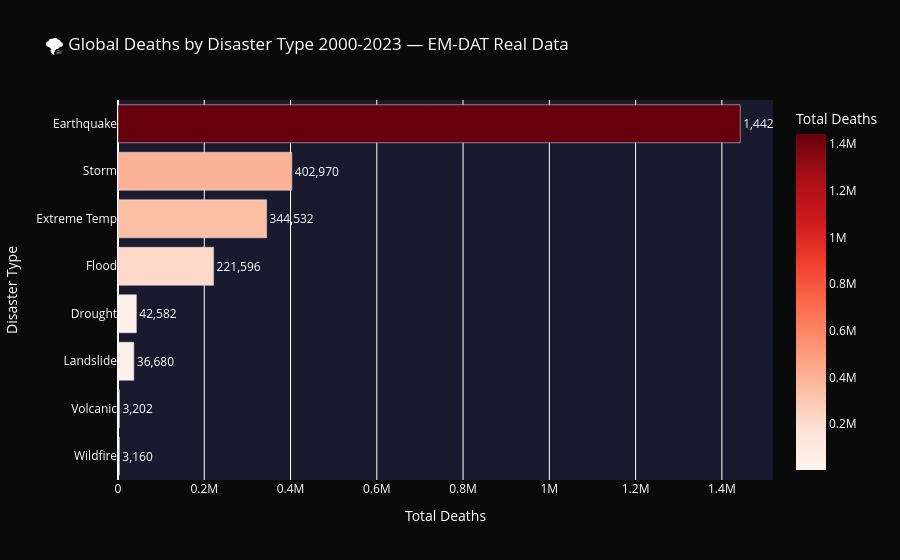

Notebook cell for this chart:
### Code cell
# EM-DAT — Global deaths by disaster type (2000-2023)
df_emdat_recent = df_emdat_real[df_emdat_real['Year'] >= 2000].copy()

disaster_deaths = {
    'Earthquake': df_emdat_recent['deaths_earthquake'].sum(),
    'Flood': df_emdat_recent['deaths_flood'].sum(),
    'Storm': df_emdat_recent['deaths_storm'].sum(),
    'Drought': df_emdat_recent['deaths_drought'].sum(),
    'Wildfire': df_emdat_recent['deaths_wildfire'].sum(),
    'Landslide': df_emdat_recent['deaths_landslide'].sum(),
    'Volcanic': df_emdat_recent['deaths_volcanic'].sum(),
    'Extreme Temp': df_emdat_recent['deaths_temperature'].sum(),
}

df_disaster_deaths = pd.DataFrame({
    'disaster_type': list(disaster_deaths.keys()),
    'total_deaths': list(disaster_deaths.values())
}).dropna().sort_values('total_deaths', ascending=True)

print("✅ EM-DAT disaster deaths (2000-2023):")
print(df_disaster_deaths)

fig5 = px.bar(
    df_disaster_deaths,
    x='total_deaths',
    y='disaster_type',
    orientation='h',
    color='total_deaths',
    color_continuous_scale='Reds',
    title='🌪️ Global Deaths by Disaster Type 2000-2023 — EM-DAT Real Data',
    labels={'total_deaths': 'Total Deaths', 'disaster_type': 'Disaster Type'},
    text='total_deaths'
)

fig5.update_traces(texttemplate='%{text:,.0f}', textposition='outside')
fig5.update_layout(
    paper_bgcolor='#0a0a0a',
    plot_bgcolor='#1a1a2e',
    font=dict(color='white')
)

fig5.show()

### Figure 1 — Plotly figure (JSON) as saved in the notebook; plotly's stock layout.template omitted (floating-point values rounded to 4 significant figures)
{"data": [{"hovertemplate": "Total Deaths=%{marker.color}<br>Disaster Type=%{y}<extra></extra>", "legendgroup": "", "marker": {"color": [3160.0, 3202.0, 36680.0, 42580.0, 221600.0, 344500.0, 403000.0, 1443000.0], "coloraxis": "coloraxis", "pattern": {"shape": ""}}, "name": "", "orientation": "h", "showlegend": false, "text": [3160.0, 3202.0, 36680.0, 42580.0, 221600.0, 344500.0, 403000.0, 1443000.0], "textposition": "outside", "texttemplate": "%{text:,.0f}", "type": "bar", "x": [3160.0, 3202.0, 36680.0, 42580.0, 221600.0, 344500.0, 403000.0, 1443000.0], "xaxis": "x", "y": ["Wildfire", "Volcanic", "Landslide", "Drought", "Flood", "Extreme Temp", "Storm", "Earthquake"], "yaxis": "y"}], "layout": {"barmode": "relative", "coloraxis": {"colorbar": {"title": {"text": "Total Deaths"}}, "colorscale": [[0, "rgb(255,245,240)"], [0.125, "rgb(254,224,210)"], [0.25, "rgb(252,187,161)"], [0.375, "rgb(252,146,114)"], [0.5, "rgb(251,106,74)"], [0.625, "rgb(239,59,44)"], [0.75, "rgb(203,24,29)"], [0.875, "rgb(165,15,21)"], [1, "rgb(103,0,13)"]]}, "font": {"color": "white"}, "legend": {"tracegroupgap": 0}, "paper_bgcolor": "#0a0a0a", "plot_bgcolor": "#1a1a2e", "title": {"text": "🌪️ Global Deaths by Disaster Type 2000-2023 — EM-DAT Real Data"}, "xaxis": {"anchor": "y", "domain": [0, 1], "title": {"text": "Total Deaths"}}, "yaxis": {"anchor": "x", "domain": [0, 1], "title": {"text": "Disaster Type"}}}}
